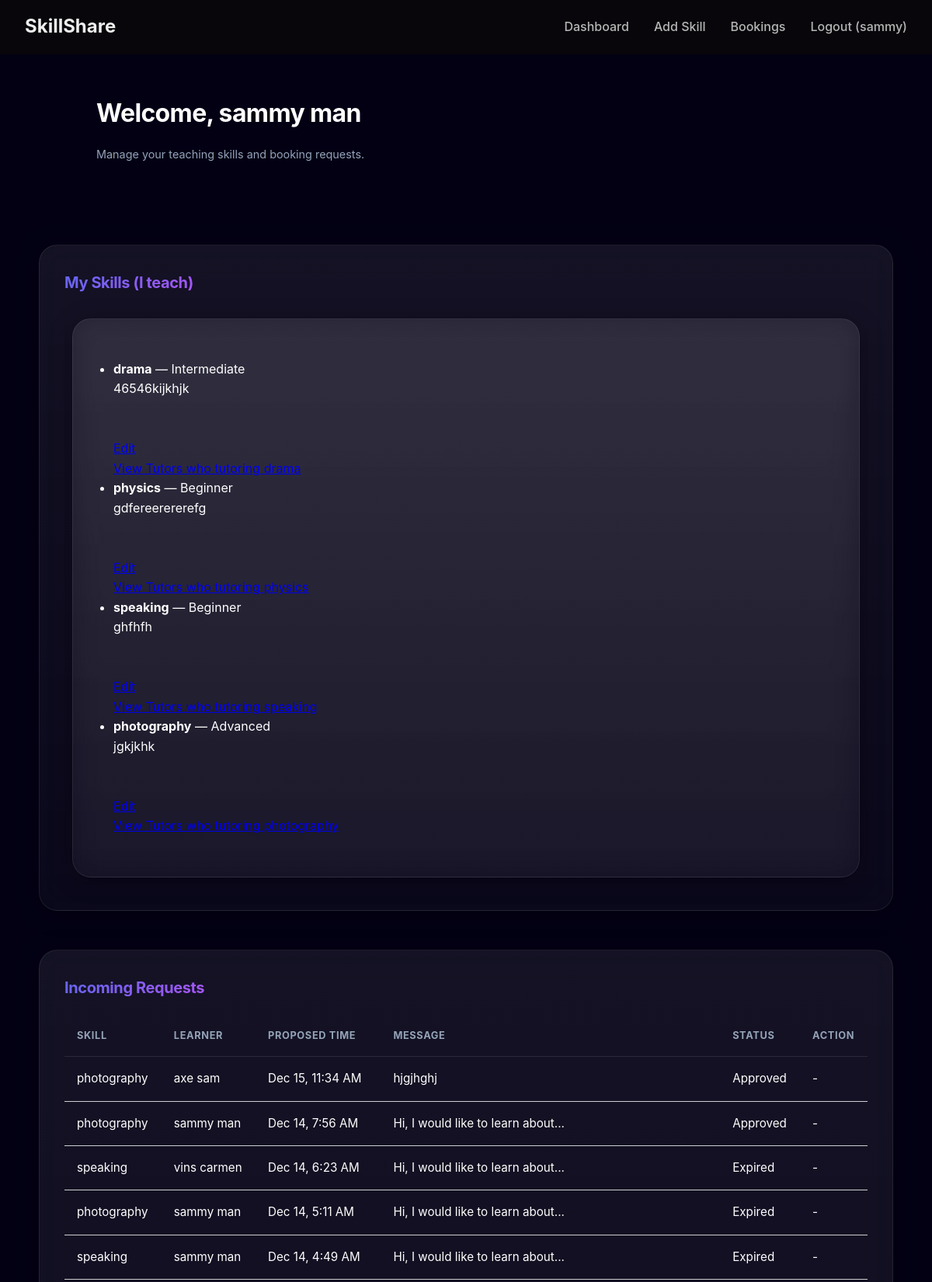
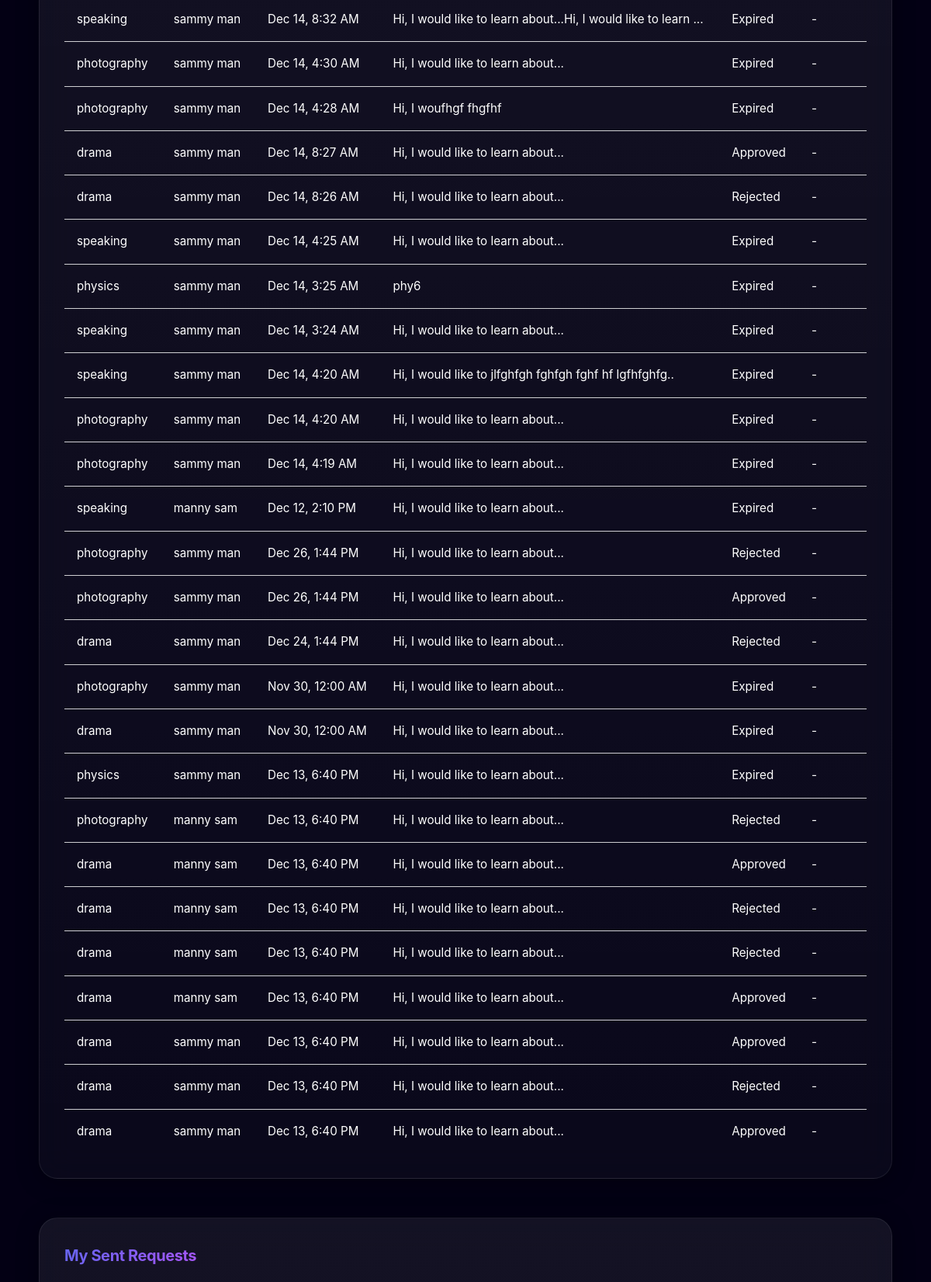
Screenshot of /dashboard.php (signed in, upper part) with the database file from the repository (2 pictures, top to bottom).
### tables this page shows
CREATE TABLE `users` (
  `user_id` int(5) NOT NULL,
  `first_name` varchar(50) NOT NULL,
  `last_name` varchar(50) NOT NULL,
  `email` varchar(50) NOT NULL,
  `password_hash` varchar(255) NOT NULL,
  `bio` text DEFAULT NULL,
  `created_at` timestamp NOT NULL DEFAULT current_timestamp()
);

CREATE TABLE `user_skills` (
  `user_skill_id` int(11) NOT NULL,
  `user_id` int(11) NOT NULL,
  `skill_id` int(11) NOT NULL,
  `level` enum('Beginner','Intermediate','Advanced') NOT NULL,
  `skill_description` text NOT NULL,
  `created_at` timestamp NOT NULL DEFAULT current_timestamp()
);

CREATE TABLE `skills` (
  `skill_id` int(5) NOT NULL,
  `skill_name` varchar(100) NOT NULL,
  `description` text DEFAULT NULL
);

CREATE TABLE `bookings` (
  `booking_id` int(11) NOT NULL,
  `learner_id` int(11) NOT NULL,
  `tutor_id` int(11) NOT NULL,
  `skill_id` int(11) NOT NULL,
  `status` enum('pending','approved','rejected','expired') NOT NULL DEFAULT 'pending',
  `message` text NOT NULL,
  `proposed_time` datetime NOT NULL,
  `created_at` timestamp NOT NULL DEFAULT current_timestamp()
);

### functions.php (called while the page is built, shortened)
<?php
require_once __DIR__ . '/config.php';
function e($str)
{
    return htmlspecialchars($str ?? '', ENT_QUOTES, 'UTF-8');
}
function current_user_id()
{
    return $_SESSION['user_id'] ?? null;
}
function find_user_by_id($id)
{
    global $mysqli;
    $sql = "SELECT user_id, first_name, last_name, email, bio, created_at
            FROM users
            WHERE user_id = ?
            LIMIT 1";
    $stmt = $mysqli->prepare($sql);
    $stmt->bind_param('i', $id);
    $stmt->execute();
    return $stmt->get_result()->fetch_assoc() ?: null;
}
function get_user_skills($user_id)
{
    global $mysqli;
    $sql = "SELECT us.user_skill_id, s.skill_id, s.skill_name, us.level, s.description
            FROM user_skills us, skills s
            WHERE us.skill_id = s.skill_id
            AND us.user_id = ?";
    $stmt = $mysqli->prepare($sql);
    $stmt->bind_param('i', $user_id);
    $stmt->execute();
    return $stmt->get_result()->fetch_all(MYSQLI_ASSOC);
}
function get_bookings_for_user($user_id)
{
    global $mysqli;
    $sql = "SELECT b.booking_id, b.learner_id, b.tutor_id, b.skill_id, b.status, b.proposed_time, b.message, b.created_at,
            lu.first_name AS learner_first, lu.last_name AS learner_last,
            tu.first_name AS tutor_first, tu.last_name AS tutor_last,
            s.skill_name
            FROM bookings b
            JOIN users lu ON b.learner_id = lu.user_id
            JOIN users tu ON b.tutor_id = tu.user_id
            JOIN skills s ON b.skill_id = s.skill_id
            WHERE b.learner_id = ? OR b.tutor_id = ?
            ORDER BY b.created_at DESC";
    $stmt = $mysqli->prepare($sql);
    $stmt->bind_param('ii', $user_id, $user_id);
    $stmt->execute();
    return $stmt->get_result()->fetch_all(MYSQLI_ASSOC);
}

### dashboard.php (the view, shortened to what this page needs)
<?php
require_once __DIR__ . '/functions.php';
$uid = current_user_id();
$user = find_user_by_id($uid);
$my_skills = get_user_skills($uid);
$bookings = get_bookings_for_user($uid);
?>
<!doctype html>
<html>
<head>
  <link rel="stylesheet" href="assets/css/style.css">
  <link rel="stylesheet" href="assets/js/script.js">
</head>
<body>
  <?php include 'templates/header.php'; ?>
  <div class="container">
    <h2>Welcome, <?= e($user['first_name'] . ' ' . $user['last_name']) ?></h2>
    <p class="text-muted">Manage your teaching skills and booking requests.</p>
    </div>
    <div class="card" style="transform: translateZ(0px);">
    <div class="skills-section">
      <h3>My Skills (I teach)</h3>
      <?php if (empty($my_skills)): ?>
        <p>No skills yet. <br><br>
          <a href="skill_add.php">Add a skill</a>.
        </p>
      <?php else: ?>
        <ul class="tutor-skills-list">
          <?php foreach ($my_skills as $s): ?>
            <li>
              <strong><?= e($s['skill_name']) ?></strong> — <?= e($s['level']) ?>
              <div class="small"><?= e($s['description']) ?></div>
              <br><br>
              <a href="skill_edit.php?user_skill_id=<?= (int)$s['user_skill_id'] ?>">Edit</a><br>
              <a href="skill_view.php?skill_id=<?= (int)$s['skill_id'] ?>">View Tutors who tutoring <?= e($s['skill_name']) ?></a>
            </li>
          <?php endforeach; ?>
        </ul>
      <?php endif; ?>
    </div>
    </div>
    <div class="card" style="transform: translateZ(0px);">
    <div class="bookings-section-requests">
      <h3>Incoming Requests</h3>
      <?php if (empty($bookings)): ?>
        <p>No booking requests yet.</p>
      <?php else: ?>
        <table class="table">
          <thead>
            <tr>
              <th>Skill</th>
              <th>Learner</th>
              <th>Proposed Time</th>
              <th>Message</th>
              <th>Status</th>
              <th>Action</th>
            </tr>
          </thead>
          <tbody>
            <?php foreach ($bookings as $b): ?>
              <tr>
                <td><?= e($b['skill_name']) ?></td>
                <td><?= e($b['learner_first'] . ' ' . $b['learner_last']) ?></td>
                <td><?= e(date('M d, g:i A', strtotime($b['proposed_time']))) ?></td>
                <td><?= e(substr($b['message'], 0, 60)) ?><?= strlen($b['message']) > 60 ? '...' : '' ?></td>
                <td><?= e(ucfirst($b['status'])) ?></td>
                <td>
                  <?php if ($b['tutor_id'] == $uid && $b['status'] == 'pending'): ?>
                    <form method="post" action="booking_status.php" style="display:inline">
                      <input type="hidden" name="csrf" value="<?= e(csrf_token()) ?>">
                      <input type="hidden" name="booking_id" value="<?= (int)$b['booking_id'] ?>">
                      <button name="action" value="approved" class="btn small success">Approved</button>
                      <button name="action" value="rejected" class="btn small danger">Rejected</button>
                    </form>
                  <?php else: ?>
                    -
                  <?php endif; ?>
                </td>
              </tr>
            <?php endforeach; ?>
          </tbody>
        </table>
      <?php endif; ?>
    </div>
    </div>
    <div class="card" style="transform: translateZ(0px);">
    <div class="bookings-section-incoming">
    <h3>My Sent Requests</h3>
    </div>
    </div>
</body>
</html>

### assets/css/style.css (style rules this page uses)
:root { --bg-deep: #030014; --text-main: #ffffff; --text-muted: #94a3b8; --primary: #8b5cf6; --accent-glow: linear-gradient(135deg, #6366f1 0%, #a855f7 100%); --glass-surface: linear-gradient(180deg, rgba(255, 255, 255, 0.07) 0%, rgba(255, 255, 255, 0.03) 100%); --glass-border: 1px solid rgba(255, 255, 255, 0.08); --glass-shadow: 0 4px 30px rgba(0, 0, 0, 0.3); --backdrop: blur(16px); --s-success: #10b981; --s-warn: #f59e0b; --s-danger: #ef4444; --s-neutral: #64748b; --radius-card: 24px; --radius-btn: 50px; --ease-elastic: cubic-bezier(0.34, 1.56, 0.64, 1); }
* { box-sizing: border-box; }
body { font-family: "Inter", -apple-system, sans-serif; background-color: var(--bg-deep); color: var(--text-main); margin: 0; padding-top: 80px; min-height: 100vh; overflow-x: hidden; position: relative; line-height: 1.6; }
body::before, body::after { content: ""; position: fixed; width: 50vw; height: 50vw; border-radius: 50%; filter: blur(100px); z-index: -1; opacity: 0.3; animation: floatBlobs 20s infinite alternate; }
body::before { background: radial-gradient(#6366f1, transparent 70%); top: -20%; left: -10%; }
body::after { background: radial-gradient(#a855f7, transparent 70%); bottom: -20%; right: -10%; animation-delay: -10s; }
.container { max-width: 1000px; margin: 0 auto; padding: 40px 24px; }
.tutor-skills-list { background: var(--glass-surface); backdrop-filter: blur(20px); -webkit-backdrop-filter: blur(20px); border: var(--glass-border); border-radius: var(--radius-card); padding: 52px; margin-bottom: 24px; margin: 10px; box-shadow: 0 4px 30px rgba(0, 0, 0, 0.3); }
.card { background: var(--glass-surface); backdrop-filter: blur(20px); -webkit-backdrop-filter: blur(20px); border: var(--glass-border); border-radius: var(--radius-card); padding: 32px; margin-bottom: 24px; margin: 50px; box-shadow: 0 4px 30px rgba(0, 0, 0, 0.3); opacity: 1; transform: translateY(20px); transition: transform 0.3s var(--ease-elastic), border-color 0.3s, box-shadow 0.4s ease; }
h2, h3 { margin-top: 0; font-weight: 700; letter-spacing: -0.02em; }
h2 { font-size: 2rem; margin-bottom: 0.5em; }
h3 { font-size: 1.25rem; background: var(--accent-glow); -webkit-background-clip: text; -webkit-text-fill-color: transparent; display: inline-block; }
.table { width: 100%; border-collapse: collapse; min-width: 600px; }
.table th { text-align: left; color: var(--text-muted); padding: 16px; border-bottom: 1px solid rgba(255, 255, 255, 0.1); font-size: 0.8rem; text-transform: uppercase; letter-spacing: 0.05em; }
.table td { padding: 16px; border-bottom: 1px solid rgba(255, 255, 255, 0.8); font-size: 0.95rem; }
.table tr:last-child td { border-bottom: none; }
.text-muted { color: var(--text-muted); font-size: 0.9rem; }

### rows the page displays
users: first_name+last_name "sammy man"
user_skills: skill.skill_name "drama", level "Intermediate", skill.description "46546kijkhjk"
user_skills: skill.skill_name "physics", level "Beginner", skill.description "gdfereerererefg"
user_skills: skill.skill_name "speaking", level "Beginner", skill.description "ghfhfh"
user_skills: skill.skill_name "photography", level "Advanced", skill.description "jgkjkhk"
bookings: skill.skill_name "photography", learner.last_name "axe sam", proposed_time "Dec 15, 11:34 AM", message "hjgjhghj", status "Approved"
bookings: skill.skill_name "photography", learner.last_name "sammy man", proposed_time "Dec 14, 7:56 AM", message "Hi, I would like to learn about...", status "Approved"
bookings: skill.skill_name "speaking", learner.last_name "vins carmen", proposed_time "Dec 14, 6:23 AM", message "Hi, I would like to learn about...", status "Expired"
bookings: skill.skill_name "photography", learner.last_name "sammy man", proposed_time "Dec 14, 5:11 AM", message "Hi, I would like to learn about...", status "Expired"
bookings: skill.skill_name "speaking", learner.last_name "sammy man", proposed_time "Dec 14, 4:49 AM", message "Hi, I would like to learn about...", status "Expired"
bookings: skill.skill_name "speaking", learner.last_name "sammy man", proposed_time "Dec 14, 8:32 AM", message "Hi, I would like to learn about...Hi, I would like to learn", status "Expired"
bookings: skill.skill_name "photography", learner.last_name "sammy man", proposed_time "Dec 14, 4:30 AM", message "Hi, I would like to learn about...", status "Expired"
bookings: skill.skill_name "photography", learner.last_name "sammy man", proposed_time "Dec 14, 4:28 AM", message "Hi, I woufhgf fhgfhf", status "Expired"
bookings: skill.skill_name "drama", learner.last_name "sammy man", proposed_time "Dec 14, 8:27 AM", message "Hi, I would like to learn about...", status "Approved"
bookings: skill.skill_name "drama", learner.last_name "sammy man", proposed_time "Dec 14, 8:26 AM", message "Hi, I would like to learn about...", status "Rejected"
bookings: skill.skill_name "speaking", learner.last_name "sammy man", proposed_time "Dec 14, 4:25 AM", message "Hi, I would like to learn about...", status "Expired"
bookings: skill.skill_name "physics", learner.last_name "sammy man", proposed_time "Dec 14, 3:25 AM", message "phy6", status "Expired"
bookings: skill.skill_name "speaking", learner.last_name "sammy man", proposed_time "Dec 14, 3:24 AM", message "Hi, I would like to learn about...", status "Expired"
bookings: skill.skill_name "speaking", learner.last_name "sammy man", proposed_time "Dec 14, 4:20 AM", message "Hi, I would like to jlfghfgh fghfgh fghf hf lgfhfghfg..", status "Expired"
bookings: skill.skill_name "photography", learner.last_name "sammy man", proposed_time "Dec 14, 4:20 AM", message "Hi, I would like to learn about...", status "Expired"
bookings: skill.skill_name "photography", learner.last_name "sammy man", proposed_time "Dec 14, 4:19 AM", message "Hi, I would like to learn about...", status "Expired"
bookings: skill.skill_name "speaking", learner.last_name "manny sam", proposed_time "Dec 12, 2:10 PM", message "Hi, I would like to learn about...", status "Expired"
bookings: skill.skill_name "photography", learner.last_name "sammy man", proposed_time "Dec 26, 1:44 PM", message "Hi, I would like to learn about...", status "Rejected"
bookings: skill.skill_name "photography", learner.last_name "sammy man", proposed_time "Dec 26, 1:44 PM", message "Hi, I would like to learn about...", status "Approved"
bookings: skill.skill_name "drama", learner.last_name "sammy man", proposed_time "Dec 24, 1:44 PM", message "Hi, I would like to learn about...", status "Rejected"
bookings: skill.skill_name "photography", learner.last_name "sammy man", proposed_time "Nov 30, 12:00 AM", message "Hi, I would like to learn about...", status "Expired"
bookings: skill.skill_name "drama", learner.last_name "sammy man", proposed_time "Nov 30, 12:00 AM", message "Hi, I would like to learn about...", status "Expired"
bookings: skill.skill_name "physics", learner.last_name "sammy man", proposed_time "Dec 13, 6:40 PM", message "Hi, I would like to learn about...", status "Expired"
bookings: skill.skill_name "photography", learner.last_name "manny sam", proposed_time "Dec 13, 6:40 PM", message "Hi, I would like to learn about...", status "Rejected"
bookings: skill.skill_name "drama", learner.last_name "manny sam", proposed_time "Dec 13, 6:40 PM", message "Hi, I would like to learn about...", status "Approved"
bookings: skill.skill_name "drama", learner.last_name "manny sam", proposed_time "Dec 13, 6:40 PM", message "Hi, I would like to learn about...", status "Rejected"
bookings: skill.skill_name "drama", learner.last_name "manny sam", proposed_time "Dec 13, 6:40 PM", message "Hi, I would like to learn about...", status "Rejected"
bookings: skill.skill_name "drama", learner.last_name "manny sam", proposed_time "Dec 13, 6:40 PM", message "Hi, I would like to learn about...", status "Approved"
bookings: skill.skill_name "drama", learner.last_name "sammy man", proposed_time "Dec 13, 6:40 PM", message "Hi, I would like to learn about...", status "Approved"
bookings: skill.skill_name "drama", learner.last_name "sammy man", proposed_time "Dec 13, 6:40 PM", message "Hi, I would like to learn about...", status "Rejected"
bookings: skill.skill_name "drama", learner.last_name "sammy man", proposed_time "Dec 13, 6:40 PM", message "Hi, I would like to learn about...", status "Approved"

### other values shown
$_SESSION['first_name'] "sammy"
